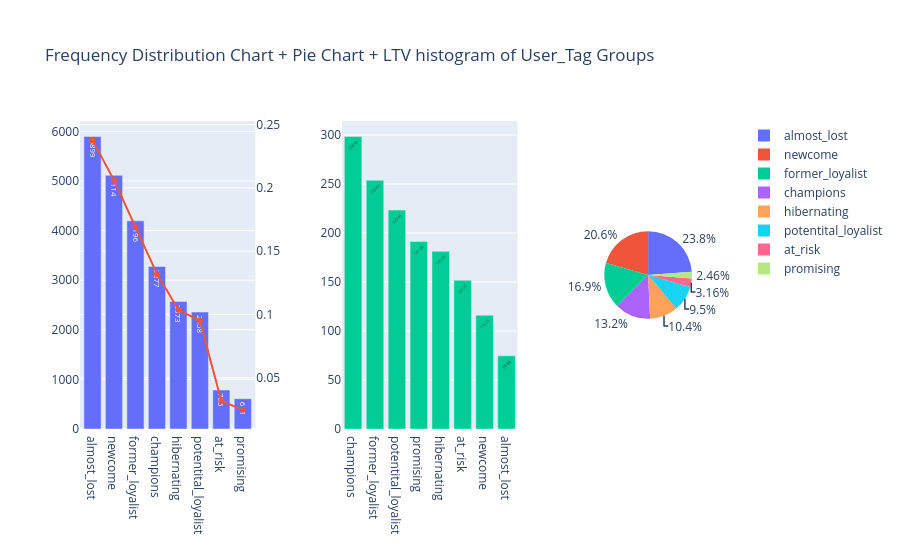

The notebook cell this image was saved under:
### Markdown cell above
### user tags distribution multichart

### Code cell
s = rfm_df3['tags'].value_counts()
# fig = px.bar(s, y=s.values, x=s.index, text_auto='.2s',title="User Tags Distribution") #, subtitle='see how many users in each tag')
# fig.update_traces(textfont_size=12, textangle=0, textposition="outside", cliponaxis=False)
# fig.show()
freq = s / s.sum()
formatted = ['{:.2%}'.format(i) for i in freq.values]
# 创建频率分布直方图
fig1 = go.Figure([go.Bar(x=s.index, y=s.values, text=s.values, hoverinfo='none', textposition='auto', yaxis='y1', showlegend=False),
                  go.Scatter(x=s.index, y=freq, hoverinfo='x+text', text=formatted, mode='lines+markers', yaxis='y2', showlegend=False)])
fig1.update_layout(
    title='Frequency Distribution of User Tags',
    xaxis_title='Tags',
    yaxis_title='User Count',
    yaxis2=dict(title='Segment Percentage', overlaying='y', side='right'), overwrite=True)

fig3 = go.Figure(go.Bar(x=precised_LTV.index, y=precised_LTV.values, text=precised_LTV.values.round(2), hoverinfo='all', textposition='auto', textangle=-45, showlegend=False))

fig2 = go.Figure(go.Pie(labels=s.index, values=s.values, showlegend=True))
# test=go.histogram(kde=)
# create a layout with [1,2] grid
fig = make_subplots(rows=1, cols=3, column_widths=[0.4, 0.4, 0.2], specs=[[{"type": "xy","secondary_y":True}, {"type": "xy"}, {"type": "domain"}]]) 
# ↑ has to set "secondary_y":True here to let the below one effective

# add subplots into grid
fig.add_trace(fig1.data[0], row=1, col=1)
fig.add_trace(fig1.data[1], row=1, col=1, secondary_y=True)
fig.add_trace(fig3.data[0], row=1, col=2)
fig.add_trace(fig2.data[0], row=1, col=3)
fig.update_layout(title_text="Frequency Distribution Chart + Pie Chart + LTV histogram of User_Tag Groups")

fig.show()

### Figure 1 — Plotly figure (JSON) as saved in the notebook; plotly's stock layout.template omitted (floating-point values rounded to 4 significant figures)
{"data": [{"hoverinfo": "none", "showlegend": false, "text": [5899, 5114, 4196, 3277, 2573, 2358, 785, 611], "textposition": "auto", "type": "bar", "x": ["almost_lost", "newcome", "former_loyalist", "champions", "hibernating", "potentital_loyalist", "at_risk", "promising"], "xaxis": "x", "y": [5899, 5114, 4196, 3277, 2573, 2358, 785, 611], "yaxis": "y"}, {"hoverinfo": "x+text", "mode": "lines+markers", "showlegend": false, "text": ["23.77%", "20.61%", "16.91%", "13.21%", "10.37%", "9.50%", "3.16%", "2.46%"], "type": "scatter", "x": ["almost_lost", "newcome", "former_loyalist", "champions", "hibernating", "potentital_loyalist", "at_risk", "promising"], "xaxis": "x", "y": [0.2377, 0.2061, 0.1691, 0.1321, 0.1037, 0.09503, 0.03164, 0.02462], "yaxis": "y2"}, {"hoverinfo": "all", "showlegend": false, "text": [298.6, 253.8, 223.4, 191.4, 181.3, 151.8, 116.1, 74.66], "textangle": -45, "textposition": "auto", "type": "bar", "x": ["champions", "former_loyalist", "potentital_loyalist", "promising", "hibernating", "at_risk", "newcome", "almost_lost"], "xaxis": "x2", "y": [298.6, 253.8, 223.4, 191.4, 181.3, 151.8, 116.1, 74.66], "yaxis": "y3"}, {"domain": {"x": [0.8053, 0.94], "y": [0, 1]}, "labels": ["almost_lost", "newcome", "former_loyalist", "champions", "hibernating", "potentital_loyalist", "at_risk", "promising"], "showlegend": true, "type": "pie", "values": [5899, 5114, 4196, 3277, 2573, 2358, 785, 611]}], "layout": {"autosize": true, "title": {"text": "Frequency Distribution Chart + Pie Chart + LTV histogram of User_Tag Groups"}, "xaxis": {"anchor": "y", "autorange": true, "domain": [0, 0.2693], "range": [-0.6726, 7.673], "type": "category"}, "xaxis2": {"anchor": "y3", "autorange": true, "domain": [0.4027, 0.672], "range": [-0.5, 7.5], "type": "category"}, "yaxis": {"anchor": "x", "autorange": true, "domain": [0, 1], "range": [0, 6209.0], "type": "linear"}, "yaxis2": {"anchor": "x", "autorange": true, "overlaying": "y", "range": [0.008373, 0.254], "side": "right", "type": "linear"}, "yaxis3": {"anchor": "x2", "autorange": true, "domain": [0, 1], "range": [0, 314.3], "type": "linear"}}}
